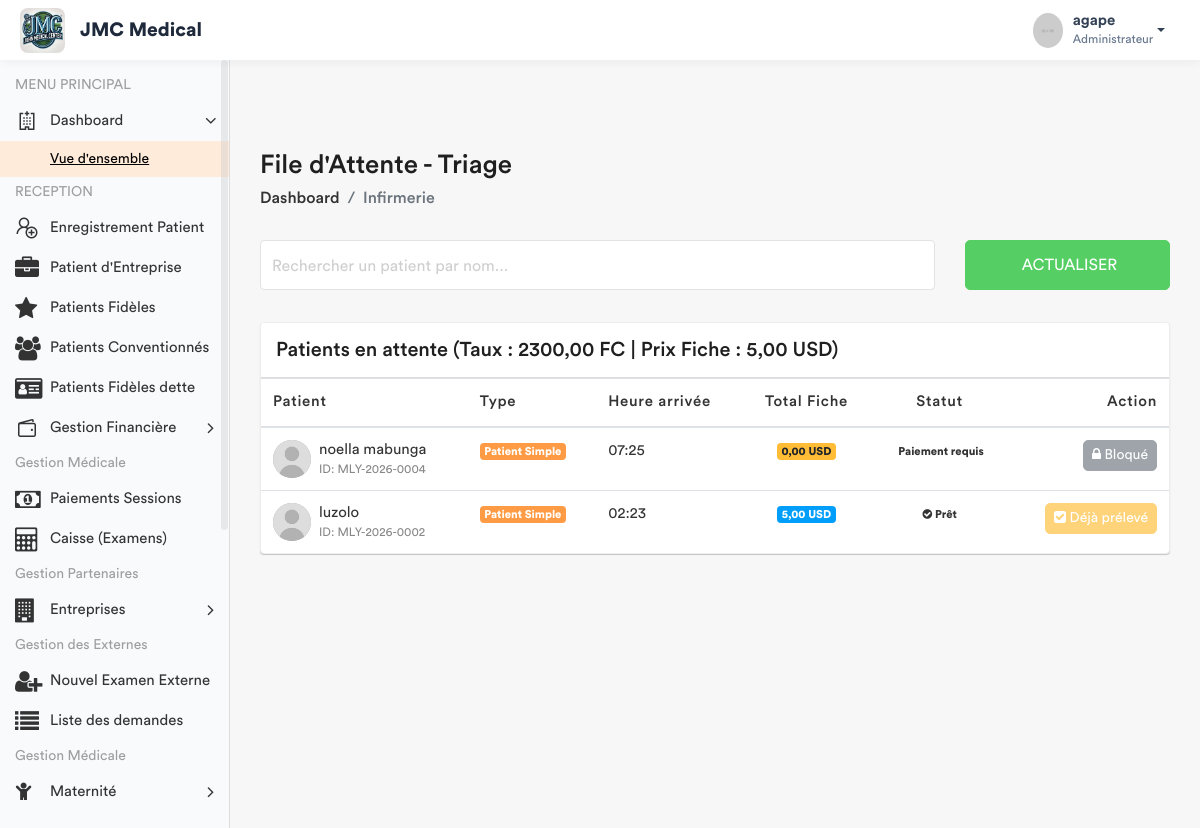
/infirmerie/attente/ (signed in), run on an earlier commit of the app's database.
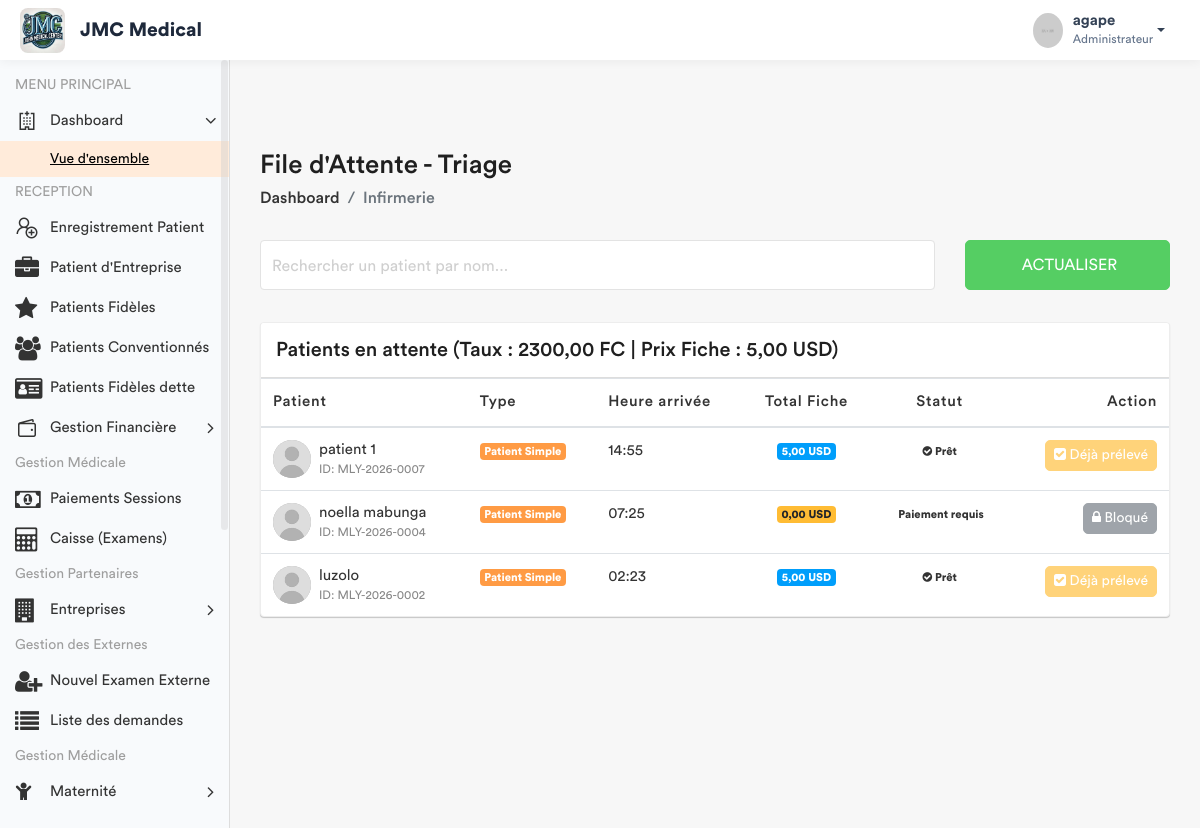
And on a later commit of the database.
### app/models.py (models this page shows, shortened)
class Patient(models.Model):
    TYPE_CHOICES = [
        ('SIMPLE', 'Patient Simple'),
        ('FIDELE', 'Patient Fidèle'),
        ('CONVENTIONNE', 'Patient Conventionné'),
    ]
    code_patient = models.CharField(max_length=20, unique=True, editable=False)
    noms = models.CharField(max_length=100)
    service = models.ForeignKey('Service', on_delete=models.PROTECT, related_name='patients', null=True)
    sexe = models.CharField(max_length=1, choices=[('M', 'Masculin'), ('F', 'Féminin')])
    age = models.CharField(max_length=30)
    adresse = models.TextField()
    telephone = models.CharField(max_length=20)
    hopital = models.ForeignKey(Hopital , on_delete=models.SET_NULL , related_name= 'patient_hopital', null = True)
    type_patient = models.CharField(max_length=15, choices=TYPE_CHOICES, default='SIMPLE')
    a_carte_fidelite = models.BooleanField(default=False, verbose_name="Possède carte de fidélité")
    entreprise = models.ForeignKey(
        'Entreprise',
        on_delete=models.SET_NULL,
        null=True,
        blank=True,
        related_name='patients',
        verbose_name="Entreprise (si conventionné)"
    )
    fiche_payee = models.BooleanField(default=False)
    created_by = models.ForeignKey(User, on_delete=models.SET_NULL, null=True, related_name='patients_crees')
    date_creation = models.DateTimeField(auto_now_add=True)
    date_modification = models.DateTimeField(auto_now=True)

### app/views.py (the view)
# urls.py: path('infirmerie/attente/', views.liste_attente_triage, name='liste_attente_triage'),
@login_required
def liste_attente_triage(request):
    taux = ConfigurationHopital.get_taux()
    role = Fonction.objects.select_related('hopital', 'fonctionKey').filter(userKey=request.user).first()
    hopital_user = role.hopital if role else None
    if not hopital_user:
        messages.error(request, "Votre compte n'est rattaché à aucun hôpital.")
        return redirect('enregistrement_patient')
    prestation_fiche = Prestation.objects.filter(
        categorie='ADM',
        libelle__icontains='Fiche',
        hopital=hopital_user
    ).first()
    prix_fiche_usd = prestation_fiche.prix if prestation_fiche else Decimal('6.00')
    patients_liste = Patient.objects.filter(hopital=hopital_user).order_by('-date_creation')
    for patient in patients_liste:
        if patient.type_patient != 'SIMPLE':
            patient.a_solde_fiche = True
            patient.total_fiche_usd = Decimal('0.00')
            patient.doit_payer_fiche = False
        else:
            patient.doit_payer_fiche = True
            paiements = Paiement.objects.filter(patient=patient, service='FICHE', hopital=hopital_user)
            total_paye_usd = sum([
                p.montant_verse if p.devise == 'USD' else (p.montant_verse / taux)
                for p in paiements
            ], Decimal('0.00'))
            patient.total_fiche_usd = total_paye_usd
            patient.a_solde_fiche = total_paye_usd >= prix_fiche_usd
        patient.a_signes_vitaux_deja_pris = SigneVital.objects.filter(patient=patient).exists()
    fonctionKey = role.fonctionKey.roleName if (role and role.fonctionKey) else None
    return render(request, 'back-end/infirmerie/liste_attente.html', {
        'patients': patients_liste,
        'taux': taux,
        'prix_fiche': prix_fiche_usd,
        'fonctionKey': fonctionKey
    })

### app/models.py (called while the page is built)
    @classmethod
    def get_taux(cls):
        config = cls.objects.first()
        if config:
            return config.taux_usd_en_cdf
        return Decimal('2500.00')

### app/templates/back-end/infirmerie/liste_attente.html (shortened to what the changed rows need)
<!DOCTYPE html>
{% load static %}
<html lang="fr">
    <head>
        {% include 'back-end/includes/css.html' %}
    </head>
    <body>
        <div class="main-wrapper">
            <div class="page-wrapper">
                <div class="content container-fluid">
                    <div class="card card-table mt-3">
                        <div class="card-body">
                            <div class="table-responsive">
                                <table class="table table-hover table-center mb-0" id="patientTable">
                                    <thead>
                                        <tr>
                                            <th>Patient</th>
                                            <th>Type</th>
                                            <th>Heure arrivée</th>
                                            <th class="text-center">Total Fiche</th>
                                            <th class="text-center">Statut</th>
                                            <th class="text-right">Action</th>
                                        </tr>
                                    </thead>
                                    <tbody>
                                        {% for patient in patients %}
                                        <tr>
                                            <td>
                                                <h2 class="table-avatar">
                                                    <a href="#" class="avatar avatar-sm mr-2">
                                                        <img class="avatar-img rounded-circle" src="{% static 'back-end/assets/img/user.jpg' %}" alt="User">
                                                    </a>
                                                    <a href="#">{{ patient.noms }} <span>ID: {{ patient.code_patient }}</span></a>
                                                </h2>
                                            </td>
                                            <td><span class="badge badge-primary">{{ patient.get_type_patient_display }}</span></td>
                                            <td>{{ patient.date_creation|date:"H:i" }}</td>
                                            <td class="text-center">
                                                <span class="badge {% if patient.a_solde_fiche %}badge-info{% else %}badge-warning{% endif %}">
                                                    {{ patient.total_fiche_usd|floatformat:2 }} USD
                                                </span>
                                            </td>
                                            <td class="text-center">
                                                {% if patient.a_solde_fiche %}
                                                    <span class="badge badge-success-border"><i class="fa fa-check-circle"></i> Prêt</span>
                                                {% else %}
                                                    <span class="badge badge-danger-border"> Paiement requis</span>
                                                {% endif %}
                                            </td>
                                            <td class="text-right">
                                                {% if not patient.a_solde_fiche and patient.doit_payer_fiche %}
                                                    <button class="btn btn-secondary btn-sm" disabled title="Le patient doit solder {{ prix_fiche }} USD">
                                                        <i class="fa fa-lock"></i> Bloqué
                                                    </button>
                                                {% elif patient.a_signes_vitaux_deja_pris %}
                                                    <button class="btn btn-warning btn-sm" disabled>
                                                        <i class="fa fa-check-square"></i> Déjà prélevé
                                                    </button>
                                                {% else %}
                                                    <a href="{% url 'saisir_signes' patient.id %}" class="btn btn-primary btn-sm">
                                                        <i class="fa fa-stethoscope"></i> Signes Vitaux
                                                    </a>
                                                {% endif %}
                                            </td>
                                        </tr>
                                        {% empty %}
                                        <tr>
                                            <td colspan="6" class="text-center py-4">Aucun patient en attente.</td>
                                        </tr>
                                        {% endfor %}
                                    </tbody>
                                </table>
                            </div>
                        </div>
                    </div>
                </div>
            </div>
        </div>
    </body>
</html>

What changed in the data, as far as the page shows it:
added Patient: noms "patient 1", code_patient "MLY-2026-0007", type_patient "Patient Simple", date_creation "14:55", total_fiche_usd "5,00", shows "Prêt", shows "Déjà prélevé"
